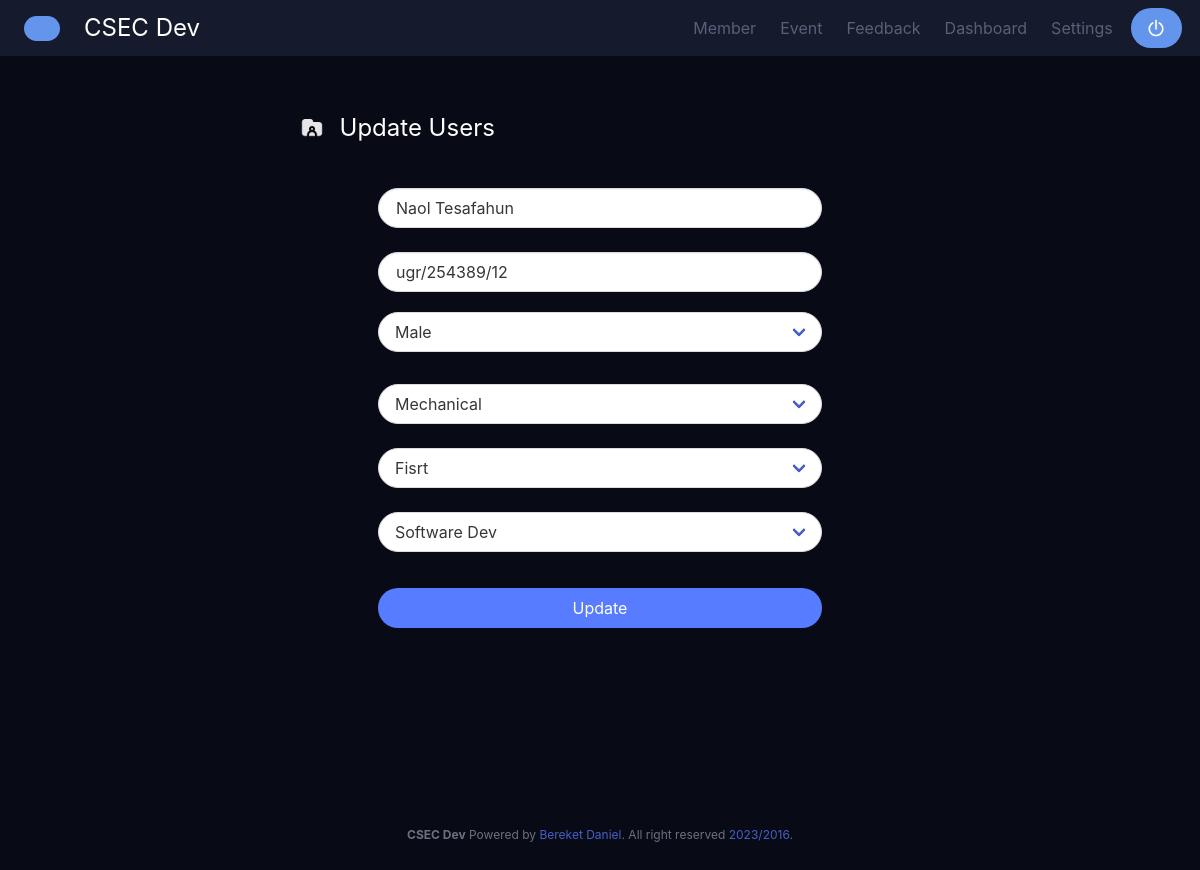
The app's page /member/updateMember/2/ with its own data.
### DevApp/models.py (models this page shows, shortened)
class Member(models.Model):
  fisrtname = models.CharField(max_length=255)
  ugr = models.CharField(max_length=255)
  sex = models.CharField(max_length=255)
  department  = models.CharField(max_length=255)
  year = models.CharField(max_length=255)
  skill = models.CharField(max_length=255)

### DevApp/views.py (the view)
# urls.py: path('member/updateMember/<int:id>/', views.updateMember, name = "updateMember"),
def updateMember(request,id):
    memberListU = Member.objects.get(id=id)
    template = loader.get_template('edituser.html')
    context = {
    'memberListU': memberListU,
     }
    return HttpResponse(template.render(context, request))

### templates/edituser.html (shortened to what this page needs)
{% extends 'base.html' %}
{% load static %}
{% block content %}
<form action="updateMemberRecord/{{ memberListU.id }}" method="post">
    <div class="columns  ">
        <div class="column is-three-fifths is-left" >
            <span class="icon-text ">
              <span class="icon mt-3">
                <img src="{% static "images/folder.png" %}" >
              </span>
              <span class="column has-text-white has-text-weight-normal is-size-4  has-text-left">Update Users</span>
            </span>
        </div>
      </div>
    <div class="columns is-centered is-half" style="height:80vh;">
      <div class="column is-half" >
        <div class="column"><input name="new_pass" class="input is-rounded is-fullwidth" type="text" placeholder="Username" value="{{memberListU.fisrtname}}"></div>
        <div class="column"><input name="new_pass" class="input is-rounded is-fullwidth  pb-2" type="text" placeholder="ID"  value="{{memberListU.ugr}}"></div>
        <div class="columns  pl-3 pr-3 pt-2">
            <div class="column ">
                <div class="select  is-rounded  is-fullwidth">
                    <select name="user_sex" value="{{memberListU.sex}}">
                        <option>Male</option>
                    </select>
                </div>
            </div>
        </div>
        <div class="columns  pl-3 pr-3 pt-2">
          <div class="column ">
              <div class="select  is-rounded  is-fullwidth ">
                  <select name="type_user"  value="{{memberListU.department}}" >
                      <option class="has-text-info">Mechanical </option>
                  </select>
              </div>
          </div>
      </div>
      <div class="columns  pl-3 pr-3 ">
        <div class="column ">
            <div class="select  is-rounded  is-fullwidth">
                <select name="type_user" value="{{memberListU.year}}">
                    <option>Fisrt</option>
                </select>
            </div>
        </div>
    </div>
      <div class="columns  pl-3 pr-3 ">
        <div class="column ">
            <div class="select  is-rounded  is-fullwidth">
                <select name="type_user" value="{{memberListU.skill}}">
                    <option>Software Dev</option>
                </select>
            </div>
        </div>
    </div>
    <div class="columns is-centered  pl-3 pr-3 pt-3">
        <div class="column ">
          <div>
          <button class="button is-fullwidth is-rounded " style="background-color: #577CFF; color: white; border: none;  " ><div class="is-size-6" id="btn">Update </div></button>
          </div>
        </div>
    </div>
    </div>
    </div>
  </form>
{% endblock %}

### records on screen
Member: new_pass "Naol Tesafahun", new_pass "ugr/254389/12", user_sex "Male", type_user "Mechanical", type_user "Fisrt", type_user "Software Dev"
